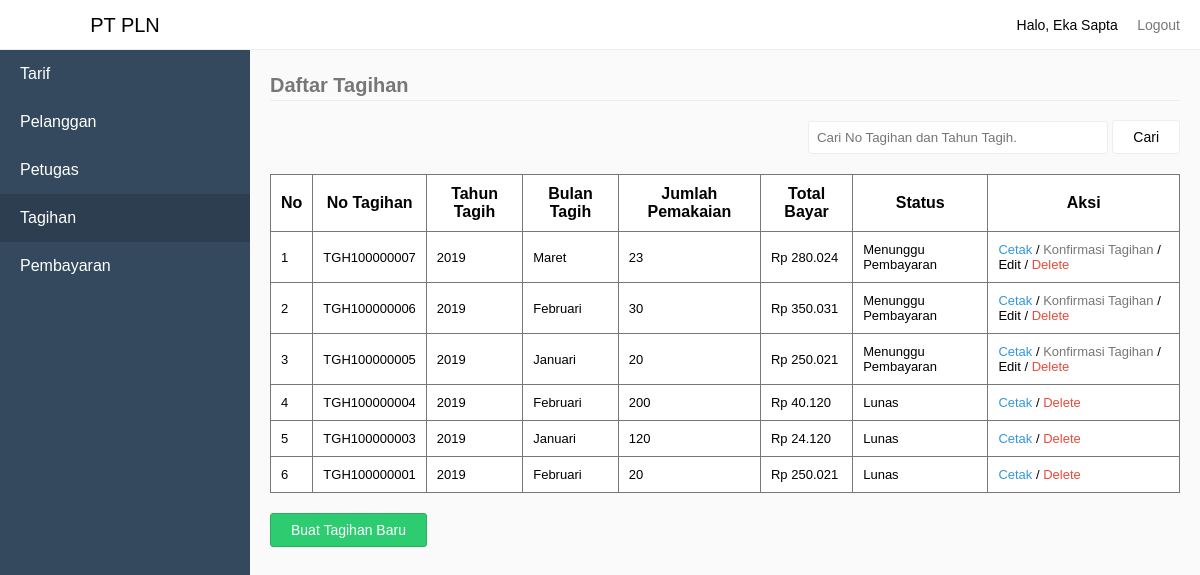
The app's page /index.php?pages=tagihan (signed in) with its own data.
### tables this page shows
CREATE TABLE `tb_tagihan` (
  `KodeTagihan` int(11) NOT NULL,
  `NoTagihan` varchar(100) NOT NULL,
  `NoPelanggan` varchar(100) NOT NULL,
  `TahunTagih` int(20) NOT NULL,
  `BulanTagih` varchar(20) NOT NULL,
  `JumlahPemakaian` varchar(100) NOT NULL,
  `TotalBayar` double(10,0) NOT NULL,
  `Status` varchar(10) NOT NULL
);

### sources/tagihan.php (the view, shortened to what this page needs)
<?php
	require_once "sources/maintemplate/header.php";
	if($data['Level'] == "Pelanggan") {
		$NoPelanggan = $data['Username'];
		if(isset($_GET['q'])) {
			$q = mysqli_real_escape_string($connect, $_GET['q']);
			$selectTarif = mysqli_query($connect, "SELECT * FROM tb_tagihan WHERE NoPelanggan='$NoPelanggan' AND NoTagihan LIKE '%$q%' OR TahunTagih LIKE '%$q%'  ORDER BY KodeTagihan DESC");
		} else {
			$selectTarif = mysqli_query($connect, "SELECT * FROM tb_tagihan WHERE NoPelanggan='$NoPelanggan' ORDER BY KodeTagihan DESC");
		}
	} else {
		if(isset($_GET['q'])) {
			$q = mysqli_real_escape_string($connect, $_GET['q']);
			$selectTarif = mysqli_query($connect, "SELECT * FROM tb_tagihan WHERE NoTagihan LIKE '%$q%' OR TahunTagih LIKE '%$q%' ORDER BY KodeTagihan DESC");
		} else {
			$selectTarif = mysqli_query($connect, "SELECT * FROM tb_tagihan ORDER BY KodeTagihan DESC");
		}
	}
?>
<form action="index.php" method="GET">
	<div class="pull-right" style="margin-bottom:20px;margin-top:50px;">
		<input type="text" name="q" class="input" placeholder="Cari No Tagihan dan Tahun Tagih." style="width:300px;" <?php echo isset($_GET['q']) ? "value='".$_GET['q']."'": ''; ?>>
		<button type="submit" class="btn btn-default">Cari</button>
	</div>
</form>
<legend>Daftar Tagihan</legend>
<?php
	if(mysqli_num_rows($selectTarif) > 0) {
?>
<table style="border-collapse: collapse;" border="1">
	<tr>
		<th>No</th>
		<th>No Tagihan</th>
		<th>Tahun Tagih</th>
		<th>Bulan Tagih</th>
		<th>Jumlah Pemakaian</th>
		<th>Total Bayar</th>
		<th>Status</th>
		<th>Aksi</th>
	</tr>
	<?php
		$No = 1;
		while($row = mysqli_fetch_assoc($selectTarif)) {
			$msg = "Apakah anda yakin ingin menghapus No Tagihan ".$row['NoTagihan'];
	?>
	<tr>
		<td><?php echo $No; ?></td>
		<td><?php echo $row['NoTagihan']; ?></td>
		<td><?php echo $row['TahunTagih']; ?></td>
		<td>
			<?php
				$bulan = [
					1 => 'Januari',
					2 => 'Februari',
					3 => 'Maret',
					4 => 'April',
					5 => 'Mei',
					6 => 'Juni',
					7 => 'Juli',
					8 => 'Agustus',
					9 => 'September',
					10 => 'Oktober',
					11 => 'November',
					12 => 'Desember',
				];
				echo $bulan[$row['BulanTagih']];
			?>
		</td>
		<td><?php echo $row['JumlahPemakaian']; ?></td>
		<td><?php echo "Rp ".number_format($row['TotalBayar'], 0, '', '.'); ?></td>
		<td>
			<?php
				if($row['Status'] == 0) {
					echo "Menunggu Pembayaran";
				} else if($row['Status'] == 1) {
					echo "Menunggu Konfirmasi";
				} else {
					echo "Lunas";
				}
			?>
		</td>
		<td>
			<a href="index.php?pages=cetaktagihan&amp;NoPelanggan=<?php echo $row['NoPelanggan']; ?>&amp;NoTagihan=<?php echo $row['NoTagihan']; ?>">Cetak</a>
			<?php
				if($row['Status'] != 2) {
			?>
			/ <a href="index.php?pages=inputpembayaran&KodeTagihan=<?php echo $row['KodeTagihan']; ?>" style="color: #777;">Konfirmasi Tagihan</a>
			<?php
				}
				if($data['Level'] == "Admin" || $data['Level'] == "Petugas") {
					if($row['Status'] != 2) {
			?>
			/ <a href="index.php?pages=edittagihan&NoTagihan=<?php echo $row['NoTagihan']; ?>" style="color: #000;">Edit</a>
			<?php
				}
			?> / <a href="index.php?process=deletetagihan&NoTagihan=<?php echo $row['NoTagihan']; ?>" onclick="return deleteAlert('<?php echo $msg; ?>')">Delete</a>
			<?php
				}
			?>
		</td>
	</tr>
	<?php
			$No++;
		}
	?>
</table>
<?php
	if($data['Level'] != "Pelanggan") {
?>
<a href="index.php?pages=pilih-pelanggan" class="button-group">
	<button type="button" class="btn btn-success">Buat Tagihan Baru</button>
</a>
<?php
	}
?>
<?php
	} else {
		if(isset($_GET['q'])) {
			echo "<div style='margin-top:80px;text-align:center;'>Pencarian dengan kata kunci '".$_GET['q']."' tidak ditemukan.<div>";
		} else {
			echo "<div style='margin-top:80px;text-align:center;'>Data Tagihan Tidak ada</div>";
		}
	}
	require_once "sources/maintemplate/footer.php";

### sources/maintemplate/header.php (shortened to what this page needs)
<!DOCTYPE html>
<html>
<head>
	<link rel="stylesheet" type="text/css" href="assets/style.css">
</head>
<body>
	<div class="navbar">
		<div class="pull-right">
			<li class="loggedAs">Halo, <?php echo $data['NamaLengkap']; ?></li>
			<li><a href="index.php?process=logout">Logout</a></li>
		</div>
	</div>
	<div class="sidebar">
		<li class="brand">
			<?php
				if($data['Level'] == "Pelanggan") {
					echo '<a href="index.php?pages=home-pelanggan">PT PLN</a>';
				} else if($data['Level'] == "Petugas") {
					echo '<a href="index.php?pages=home-petugas">PT PLN</a>';
				} else {
					echo '<a href="index.php?pages=home-admin">PT PLN</a>';
				}
			?>
		</li>
		<?php
			if($data['Level'] == "Pelanggan" || $data['Level'] == "Petugas") {
		?>
		<li><a href="index.php?pages=tagihan" <?php echo $_GET['pages'] == "tagihan" ? 'class="active"': ''; ?>>Tagihan</a></li>
		<li><a href="index.php?pages=pembayaran" <?php echo $_GET['pages'] == "pembayaran" ? 'class="active"': ''; ?>>Pembayaran</a></li>
		<?php
			} else {
		?>
		<li><a href="index.php?pages=tarif" <?php echo $_GET['pages'] == "tarif" ? 'class="active"': ''; ?>>Tarif</a></li>
		<li><a href="index.php?pages=pelanggan" <?php echo $_GET['pages'] == "pelanggan" ? 'class="active"': ''; ?>>Pelanggan</a></li>
		<li><a href="index.php?pages=petugas" <?php echo $_GET['pages'] == "petugas" ? 'class="active"': ''; ?>>Petugas</a></li>
		<li><a href="index.php?pages=tagihan" <?php echo $_GET['pages'] == "tagihan" ? 'class="active"': ''; ?>>Tagihan</a></li>
		<li><a href="index.php?pages=pembayaran" <?php echo $_GET['pages'] == "pembayaran" ? 'class="active"': ''; ?>>Pembayaran</a></li>
		<?php
			}
		?>
	</div>
	<div class="content">

### assets/style.css (style rules this page uses)
* { padding:0; margin:0; box-sizing: border-box; font-family: sans-serif; }
legend { border-bottom: 1px solid #eee; line-height: 30px; margin-bottom: 20px; font-size: 20px; font-weight: bold; color: #777; }
body { background-color: #fafafa; }
li { list-style: none; }
table { border-collapse: collapse; border: 1px solid #777; width:100%; background-color: #fff; margin-bottom: 20px; }
table td { font-size: 13px; }
table tr > td:last-child a { text-decoration: none; }
table tr > td:last-child a:last-child { color: #E74C3C; }
table tr > td:last-child a:first-child { color: #3498DB; }
table td, th { border: 1px solid #777; padding: 10px; }
.navbar { height: 50px; background-color: #fff; border-bottom: 1px solid #eee; line-height: 50px; padding:0 20px; position: fixed; width:100%; top:0; z-index: 1; }
.navbar li { display: inline-block; }
.navbar .loggedAs { font-size: 14px; display: inline-block; }
.navbar li > a { padding-left:15px; text-decoration: none; color: #777; font-size: 14px; }
.pull-right { float:right; }
.sidebar { background-color: #34495E; width:250px; height:100%; position: fixed; top:0; left:0; z-index:2; }
.sidebar .brand { height:50px; background-color: #fff; border-bottom: 1px solid #eee; line-height: 20px; text-align: center; font-size: 20px; }
.sidebar .brand a { padding: 15px 20px; display: block; color: #000; text-decoration: none; }
.sidebar li:not(.brand) > a { padding: 15px 20px; display: block; color: #fff; text-decoration: none; }
.sidebar li:not(.brand) > a:hover, .sidebar li:not(.brand) > a.active { padding: 15px 20px; display: block; color: #fff; text-decoration: none; background-color: #2C3E50; }
div.content { margin-left:270px; margin-top: 70px; margin-right:20px; }
.input { padding: 8px; border: 1px solid #eee; border-radius: 3px; }
.btn { background-color: #fff; border: 1px solid #eee; padding: 8px 20px; border-radius:3px; cursor: pointer; font-size: 14px; }
.btn-default { background-color: #fff; }
.btn-success { background-color: #2ECC71; border: 1px solid #27AE60; color: #fff; }
.button-group { text-decoration: none; }

### records on screen
tb_tagihan: NoTagihan "TGH100000007", TahunTagih "2019", BulanTagih "Maret", JumlahPemakaian "23", TotalBayar "280.024", Status "Menunggu Pembayaran"
tb_tagihan: NoTagihan "TGH100000006", TahunTagih "2019", BulanTagih "Februari", JumlahPemakaian "30", TotalBayar "350.031", Status "Menunggu Pembayaran"
tb_tagihan: NoTagihan "TGH100000005", TahunTagih "2019", BulanTagih "Januari", JumlahPemakaian "20", TotalBayar "250.021", Status "Menunggu Pembayaran"
tb_tagihan: NoTagihan "TGH100000004", TahunTagih "2019", BulanTagih "Februari", JumlahPemakaian "200", TotalBayar "40.120", Status "Lunas"
tb_tagihan: NoTagihan "TGH100000003", TahunTagih "2019", BulanTagih "Januari", JumlahPemakaian "120", TotalBayar "24.120", Status "Lunas"
tb_tagihan: NoTagihan "TGH100000001", TahunTagih "2019", BulanTagih "Februari", JumlahPemakaian "20", TotalBayar "250.021", Status "Lunas"

### other values on screen
$data['NamaLengkap'] "Eka Sapta"
